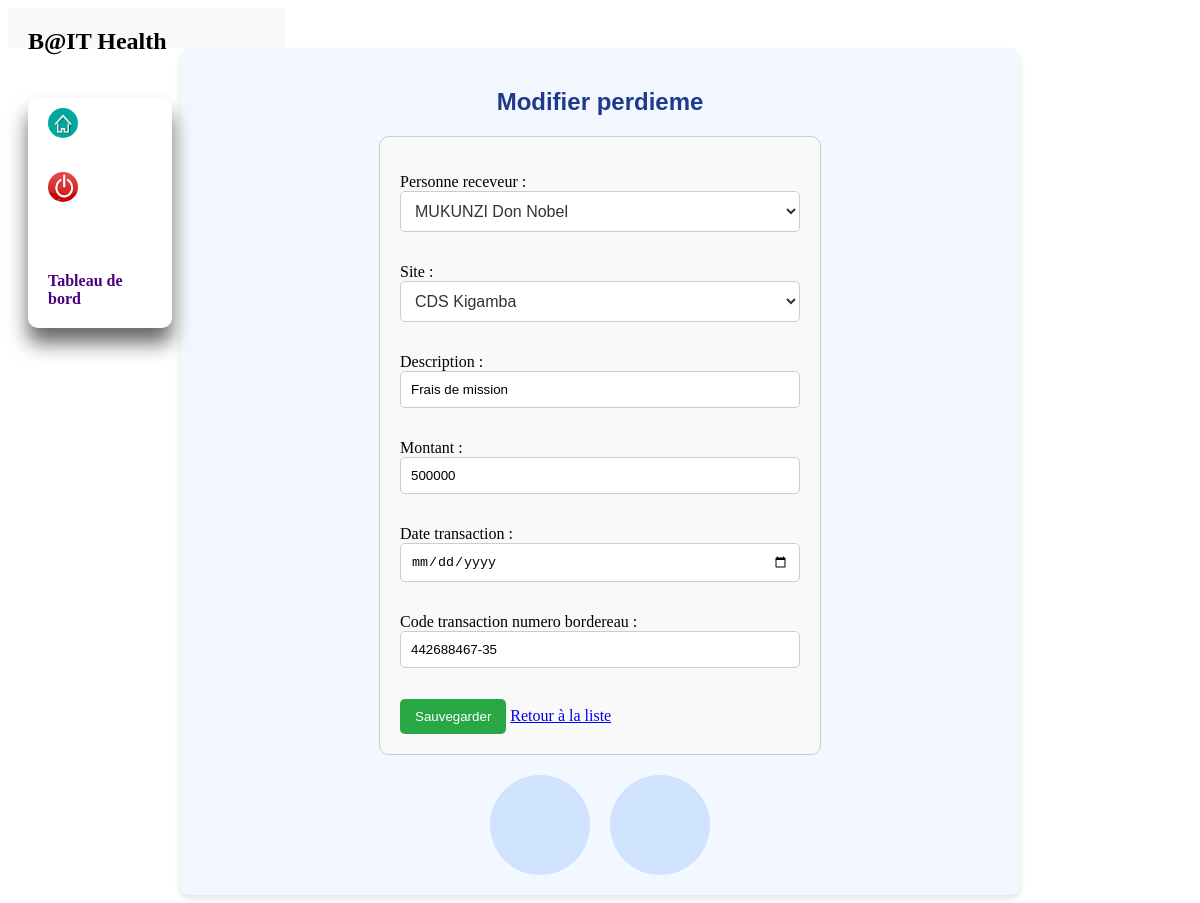
The app's page /editperdiem1/ with its own data.
### App/models.py (models this page shows, shortened)
class Perdieme(models.Model) :
    personne_receveur=models.ForeignKey(Personnel,on_delete=models.CASCADE,null=True)
    site=models.ForeignKey(Site,on_delete=models.CASCADE,null=True)
    description= models.CharField(max_length=100,null=True)
    montant=models.IntegerField()
    date_transaction=models.DateField()
    code_transaction_numero_bordereau=models.CharField(max_length=100,null=True)

### App/views.py (the view)
# urls.py: path('editperdiem<int:pk>/',views.edit_perdiem,name='editer'),
def edit_perdiem(request,pk):
    perdiemes=get_object_or_404(Perdieme,pk=pk)
    if request.method=='POST':
        form=Perdieme_Form(request.POST,instance=perdiemes)
        if form.is_valid():
            form.save()
            return redirect('listeperdieme')
    else:
        form=Perdieme_Form(instance=perdiemes)
    return render(request,'perdieme_form.html',{'form':form})

### App/forms.py (shortened to what this page needs)
class Perdieme_Form(forms.ModelForm):
    class Meta:
        model = Perdieme
        fields = '__all__'
        widgets = {
            'date_transaction': forms.DateInput(attrs={'type': 'date'}),
        }

### App/models.py (called while the page is built)
    def __str__(self):
        return self.nom_prenom if self.nom_prenom else "Nom non spécifié"

    def __str__(self):
        return self.nom_site if self.nom_site else "Nom non spécifié"

### App/templates/perdieme_form.html (shortened to what this page needs)
{% block content %}
{% load static %}
<!DOCTYPE html>
<html lang="en">
<head>
    <link rel="stylesheet" href="{% static 'css/styles.css' %}">
</head>
<body><div class="sidebar">
    <div class="logo">
        <h1>B@IT Health</h1>
    </div>
    <nav class="nav-menu">
        <ul>
            <li><a href="{% url 'index' %}">  <img style="width: 30px;height: 30px; border-radius :50px;" src="{% static 'media/home.png' %}" alt=""></a></li>
            <li><a href="{% url 'index' %}"> <img style="width: 30px;height: 30px; border-radius :50px;" src="{% static 'media/deconnexion.png' %}" alt=""></a></li> <br><br>
            <li><a href="{% url 'tableauborddeschef' %}">Tableau de bord</a></li>
    </ul>
    </nav>
</div>
    <div class="rapport-container">
             <div class="rapport-title">
                <h2>{{ form.instance.pk|yesno:"Modifier perdieme,Ajouter un perdieme" }}</h2>
            </div>
            <div class="rapport-list" style=" width: 1000px;">
                    <div class="input">
                        <form method="post">
                            {{ form.as_p }}
                            <button type="submit">Sauvegarder</button> <a href="{% url 'listeperdieme' %}">Retour à la liste</a>
                        </form>
                    </div>
            </div>
        <div class="conversation-illustration">
            <div class="person left">
            </div>
            <div class="person right">
            </div>
        </div>
    </div>
</body>
</html>
{% endblock %}

### App/static/css/styles.css (style rules this page uses)
.sidebar { width: 20%; padding: 20px; background-color: #f8f9fa; }
.sidebar ul { list-style: none; padding: 0; }
.sidebar ul li { margin-bottom: 10px; }
.sidebar ul li a { text-decoration: none; color: #4b0082; font-weight: bold; }
.sidebar .logo { text-align: center; margin-bottom: 20px; position: fixed; }
.sidebar .logo h1 { margin: 0; font-size: 24px; }
.nav-menu { display: flex; margin-top: 70px; max-width: 12%; width: 20%; margin: 20 28px; border-radius: 10px; background-color: transparent; overflow: hidden; box-shadow: 0 15px 20px rgba(0,0,0, 0.6); margin-top: 2; position:fixed; }
.nav-menu a { color: whitesmoke; text-decoration: none; }
.nav-menu ul { list-style-type: none; padding: 0; margin: 0; color: #ccc; }
.nav-menu ul li { padding: 10px 20px; cursor: pointer; }
.rapport-container { background-color: #f3f7ff; border-radius: 10px; padding: 20px; display: flex; flex-direction: column; align-items: center; justify-content: center; box-shadow: 0 4px 6px rgba(0, 0, 0, 0.1); width: 800px; margin: 0 auto; }
.rapport-title h2 { color: #1e3a8a; font-family: Arial, sans-serif; font-size: 24px; margin-bottom: 20px; }
.rapport-list { list-style-type: none; padding-left: 0; text-decoration: none; }
.conversation-illustration { display: flex; justify-content: space-between; margin-top: 20px; }
.person { width: 100px; height: 100px; background-color: #cfe3ff; border-radius: 50%; display: flex; align-items: center; justify-content: center; }
.person.left { margin-right: 10px; }
.person.right { margin-left: 10px; }
form { width: 100%; max-width: 400px; margin: 0 auto; padding: 20px; border: 1px solid #ccc; border-radius: 10px; background-color: #f9f9f9; }
form input[type="text"], form input[type="email"], form input[type="password"], form input[type="date"], form input[type="number"], form textarea { width: 100%; padding: 10px; margin-bottom: 15px; border: 1px solid #ccc; border-radius: 5px; box-sizing: border-box; }
form select { width: 100%; padding: 10px; margin-bottom: 15px; border: 1px solid #ccc; border-radius: 5px; box-sizing: border-box; background-color: #fff; color: #333; font-size: 1em; }
form button { padding: 10px 15px; background-color: #28a745; color: white; border: none; border-radius: 5px; cursor: pointer; transition: background-color 0.3s ease; }

### records on screen
Perdieme: instance.pk "Modifier perdieme", personne_receveur "MUKUNZI Don Nobel", site "CDS Kigamba", description "Frais de mission", montant "500000", code_transaction_numero_bordereau "442688467-35"
